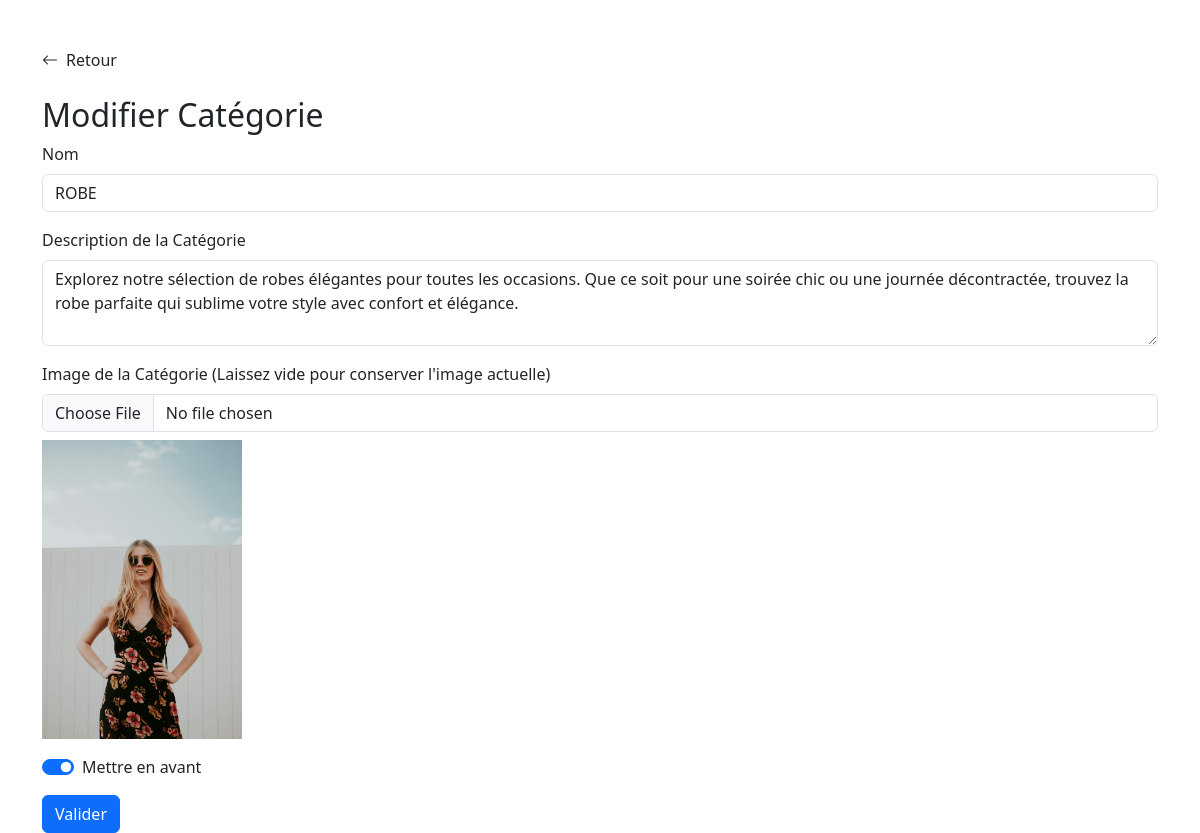
Page /PHP/FrontEnd/BackOffice/backoffice-cat-modif.php?id=2 (signed in) on the committed database.
### tables this page shows
CREATE TABLE `categorie` (
  `categorie_id` int(11) NOT NULL,
  `categorie_nom` varchar(50) DEFAULT NULL,
  `categorie_desc` varchar(250) DEFAULT NULL,
  `categorie_image` varchar(200) NOT NULL,
  `categorie_highlight` tinyint(1) NOT NULL DEFAULT 0
);

### PHP/Fonction/db.php (called while the page is built, shortened)
<?php
function recupCategoriesParID($dbh, $id)
{
        $sql = "SELECT * FROM categorie WHERE categorie_id = $id";
        $stmt = $dbh->prepare($sql);
        $stmt->execute();
        return $stmt->fetch(PDO::FETCH_ASSOC);
}

### PHP/FrontEnd/BackOffice/backoffice-cat-modif.php (the view, shortened to what this page needs)
<?php
include '../../Fonction/element.php';
include '../../Fonction/db.php';
$dbh = connexion_bdd();
if (isset($_GET['id'])) {
    $id = intval($_GET['id']);
    $categorie = recupCategoriesParID($dbh, $id);
} else {
    header("Location: backoffice-categorie.php?error=4");
    exit;
}
?>
<!doctype html>
<html lang="en">
<head>
</head>
<body>
<div class="container mt-5">
    <a href="backoffice-categorie.php" class="text-decoration-none text-dark mb-4 d-inline-flex align-items-center">
        <i class="bi bi-arrow-left me-2"></i> Retour
    </a>
    <h1 class="h2">Modifier Catégorie</h1>
    <form action="backoffice-cat-modif.php?id=<?php echo $id; ?>" method="post" enctype="multipart/form-data">
        <div class="mb-3">
            <label for="categoryName" class="form-label">Nom</label>
            <input type="text" class="form-control" id="categoryName" name="categoryName" value="<?php echo htmlspecialchars($categorie['categorie_nom']); ?>" maxlength="50" required>
        </div>
        <div class="mb-3">
            <label for="categoryDescription" class="form-label">Description de la Catégorie</label>
            <textarea class="form-control" id="categoryDescription" name="categoryDescription" maxlength="250" rows="3" required><?php echo htmlspecialchars($categorie['categorie_desc']); ?></textarea>
        </div>
        <div class="mb-3">
            <label for="categoryImage" class="form-label">Image de la Catégorie (Laissez vide pour conserver l'image actuelle)</label>
            <input type="file" class="form-control" id="categoryImage" name="categoryImage">
            <?php if ($categorie['categorie_image']): ?>
                <p class="mt-2"><img src="<?php echo htmlspecialchars($categorie['categorie_image']); ?>" alt="Image actuelle" style="max-width: 200px;"></p>
            <?php endif; ?>
        </div>
        <div class="form-check form-switch mb-3">
            <input class="form-check-input" type="checkbox" id="highlightCategory" name="highlightCategory" <?php echo $categorie['categorie_highlight'] ? 'checked' : ''; ?>>
            <label class="form-check-label" for="highlightCategory">Mettre en avant</label>
        </div>
        <button type="submit" class="btn btn-primary">Valider</button>
    </form>
</div>
</body>
</html>

### rows in the picture
categorie: categoryName "ROBE", categoryDescription "Explorez notre sélection de robes élégantes pour toutes les occasions. Que ce soit pour une soirée chic ou une journée décontractée, trouvez la robe parfaite qui sublime votre style avec confort et élégance.", categorie_highlight "☑"
